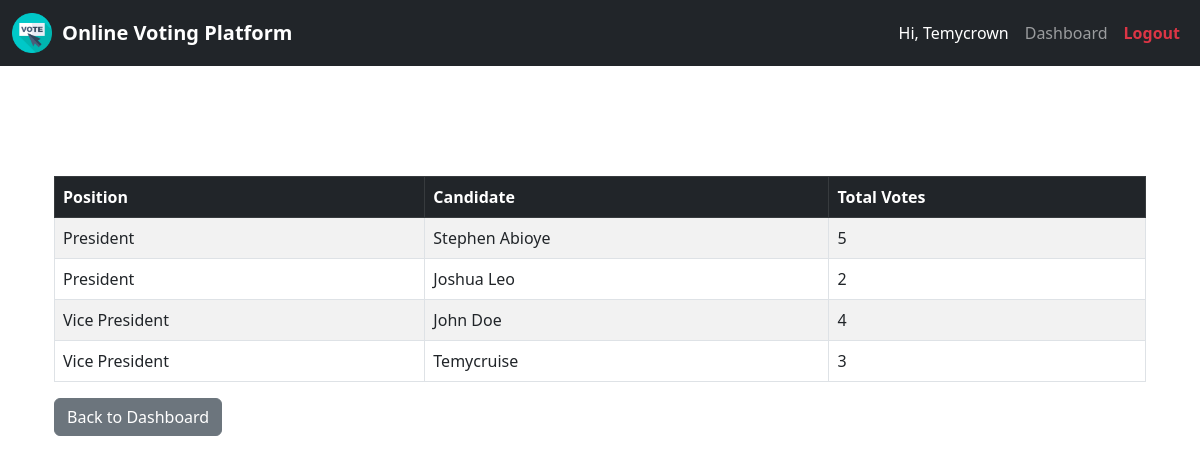
The page /results/ (signed in) on the database its author committed.
### voting/models.py (models this page shows, shortened)
class Position(models.Model):
    name = models.CharField(max_length=100)

### voting/views.py (the view)
# urls.py: path('results/', views.results_view, name='results')
@login_required()
def results_view(request):
    positions = Position.objects.all()
    combined_results = []
    for position in positions:
        candidates = Candidate.objects.filter(position=position)
        for candidate in candidates:
            combined_results.append({
                'position': position.name,
                'name': candidate.user.get_full_name() or candidate.user.username,
                'votes': Vote.objects.filter(candidate=candidate).count()
            })
    return render(request, 'voting/results.html', {'results': combined_results})

### voting/templates/voting/results.html (shortened to what this page needs)
{% extends 'voting/base.html' %}
{% block content %}
<div class="container mt-5 text-white">
  <h2 class="mb-4">Voting Results</h2>
  {% if results %}
    <table class="table table-bordered table-striped">
      <thead class="table-dark">
        <tr>
          <th>Position</th>
          <th>Candidate</th>
          <th>Total Votes</th>
        </tr>
      </thead>
      <tbody>
        {% for item in results %}
          <tr>
            <td>{{ item.position }}</td>
            <td>{{ item.name }}</td>
            <td>{{ item.votes }}</td>
          </tr>
        {% endfor %}
      </tbody>
    </table>
  {% else %}
    <p class="text-muted">No voting data available yet.</p>
  {% endif %}
  <a href="{% url 'dashboard' %}" class="btn btn-secondary">Back to Dashboard</a>
</div>
{% endblock %}

### voting/templates/voting/base.html (shortened to what this page needs)
<!DOCTYPE html>
<html>
{% load static %}
<head>
    <link href="https://cdn.jsdelivr.net/npm/bootstrap@5.3.0/dist/css/bootstrap.min.css" rel="stylesheet">
</head>
<body class="{% block body_class %}default-bg{% endblock %}">
<nav class="navbar navbar-expand-lg navbar-dark bg-dark">
  <div class="container-fluid">
    <a class="navbar-brand d-flex align-items-center" href="{% url 'home' %}">
      <img src="{% static 'voting/images/logo.png' %}" alt="Logo" style="height: 40px; margin-right: 10px;">
        <strong>Online Voting Platform</strong>
    </a>
    <div class="collapse navbar-collapse justify-content-end" id="navbarNav">
      <ul class="navbar-nav">
        {% if request.user.is_authenticated %}
          <li class="nav-item">
            <a class="nav-link disabled text-white">Hi, {{ request.user.get_full_name|default:request.user.username }}</a>
          </li>
          <li class="nav-item">
            <a class="nav-link" href="{% url 'dashboard' %}">Dashboard</a>
          </li>
          <li class="nav-item">
            <a class="nav-link text-danger fw-semibold" href="{% url 'logout' %}">Logout</a>
          </li>
        {% endif %}
      </ul>
    </div>
  </div>
</nav>
<div class="container">
  <div class="content-wrapper">
    {% block content %}{% endblock %}
  </div>
</div>
</body>
</html>

### rows shown on the page
Position: position "President" "President"
Position: position "Vice President" "Vice President"

### other values the page prints
{{ request.user.get_full_name|default:request.user.username }} "Temycrown"
{{ item.name }} "Stephen Abioye" "Joshua Leo" "John Doe" "Temycruise"
{{ item.votes }} "5" "2" "4" "3"
